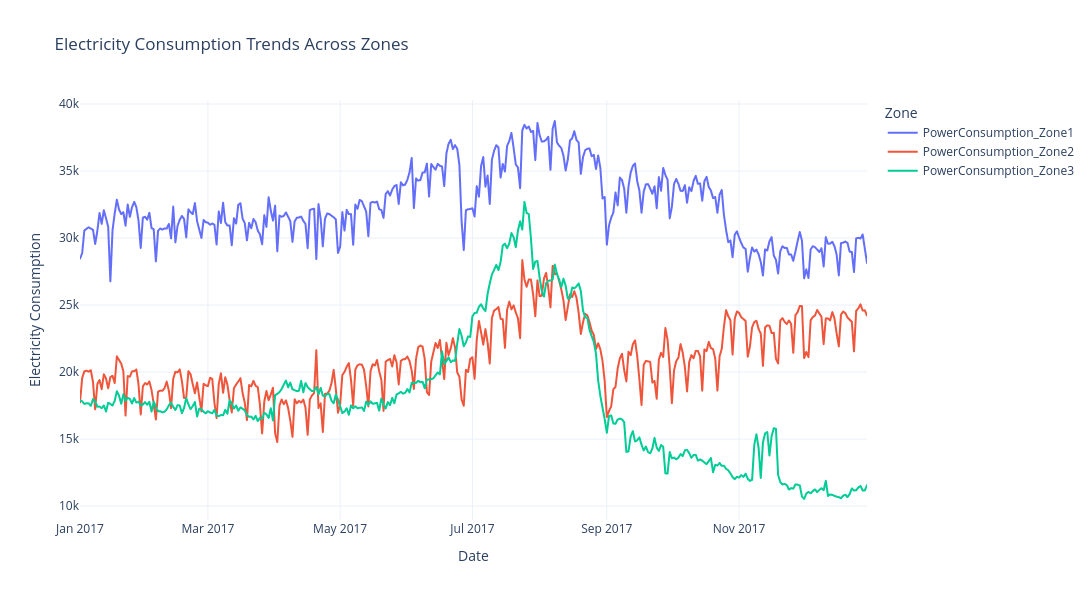

Here is the notebook cell this chart was saved with:
### Code cell
# Task 5
# Data visualization
# Electricity consumption trends over time

import plotly.express as px

daily_trend = df.groupby('Date')[consumption_cols].mean().reset_index()

fig = px.line(
    daily_trend,
    x='Date',
    y=consumption_cols,
    title='Electricity Consumption Trends Across Zones',
    labels={
        'Date': 'Date',
        'value': 'Electricity Consumption',
        'variable': 'Zone'
    }
)

fig.update_traces(
    hovertemplate=
    'Date: %{x}<br>' +
    'Consumption: %{y:,.2f}<extra>%{fullData.name}</extra>'
)

fig.update_layout(
    hovermode='closest',
    template='plotly_white',
    height=600,
    width=1200
)

fig.show()

### Figure 1 — Plotly figure (JSON) as saved in the notebook; plotly's stock layout.template omitted (floating-point values rounded to 4 significant figures; data arrays with more than 128 entries replaced by an {"elided": "..."} marker saying what was removed)
{"data": [{"hovertemplate": "Date: %{x}<br>Consumption: %{y:,.2f}<extra>%{fullData.name}</extra>", "legendgroup": "PowerConsumption_Zone1", "line": {"color": "#636efa", "dash": "solid"}, "marker": {"symbol": "circle"}, "mode": "lines", "name": "PowerConsumption_Zone1", "showlegend": true, "type": "scattergl", "x": {"elided": "364 str values"}, "xaxis": "x", "y": {"elided": "364 float values"}, "yaxis": "y"}, {"hovertemplate": "Date: %{x}<br>Consumption: %{y:,.2f}<extra>%{fullData.name}</extra>", "legendgroup": "PowerConsumption_Zone2", "line": {"color": "#EF553B", "dash": "solid"}, "marker": {"symbol": "circle"}, "mode": "lines", "name": "PowerConsumption_Zone2", "showlegend": true, "type": "scattergl", "x": {"elided": "364 str values"}, "xaxis": "x", "y": {"elided": "364 float values"}, "yaxis": "y"}, {"hovertemplate": "Date: %{x}<br>Consumption: %{y:,.2f}<extra>%{fullData.name}</extra>", "legendgroup": "PowerConsumption_Zone3", "line": {"color": "#00cc96", "dash": "solid"}, "marker": {"symbol": "circle"}, "mode": "lines", "name": "PowerConsumption_Zone3", "showlegend": true, "type": "scattergl", "x": {"elided": "364 str values"}, "xaxis": "x", "y": {"elided": "364 float values"}, "yaxis": "y"}], "layout": {"height": 600, "hovermode": "closest", "legend": {"title": {"text": "Zone"}, "tracegroupgap": 0}, "title": {"text": "Electricity Consumption Trends Across Zones"}, "width": 1200, "xaxis": {"anchor": "y", "domain": [0, 1], "title": {"text": "Date"}}, "yaxis": {"anchor": "x", "domain": [0, 1], "title": {"text": "Electricity Consumption"}}}}
